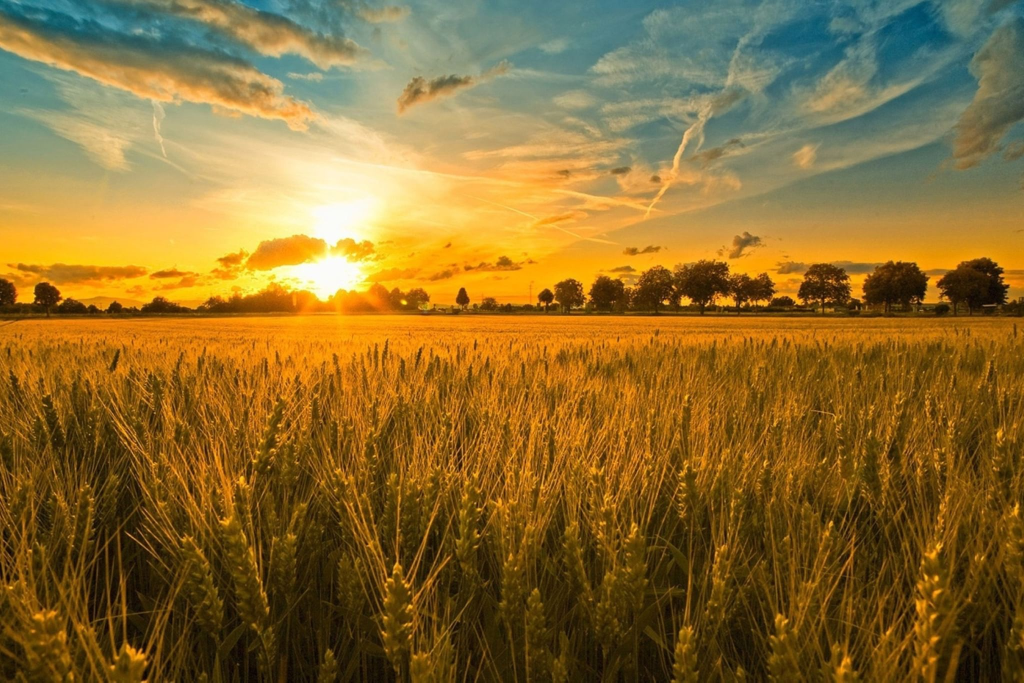
#> input picture Frontend/src/assets/images/wheatfield.jpg, 2048 x 1365 px (shown at 1/2 size)
$ python -i image_processing.py   (imports and definitions only)
#> lines starting #> are read from the running program, lines starting #| are printed output that depends on the picture
### API/models/NDVI_neural_network_model/unet.py
import torch
import torch.nn as nn
from tensorflow.keras.models import Model
from tensorflow.keras.layers import Input, Conv2D, MaxPooling2D, UpSampling2D, concatenate

#

def unet_model(input_size=(640, 640, 1)):
    inputs = Input(input_size)

    # Encoder
    conv1 = Conv2D(64, (3, 3), activation='relu', padding='same')(inputs)
    pool1 = MaxPooling2D((2, 2))(conv1)

    conv2 = Conv2D(128, (3, 3), activation='relu', padding='same')(pool1)
    pool2 = MaxPooling2D((2, 2))(conv2)

    # Bottleneck
    conv3 = Conv2D(256, (3, 3), activation='relu', padding='same')(pool2)

    # Decoder
    up1 = UpSampling2D((2, 2))(conv3)
    concat1 = concatenate([up1, conv2], axis=-1)
    conv4 = Conv2D(128, (3, 3), activation='relu', padding='same')(concat1)

    up2 = UpSampling2D((2, 2))(conv4)
    concat2 = concatenate([up2, conv1], axis=-1)
    conv5 = Conv2D(64, (3, 3), activation='relu', padding='same')(concat2)

    # Output
    outputs = Conv2D(1, (1, 1), activation='sigmoid')(conv5)

    return Model(inputs, outputs)

### API/utils/image_processing.py
import os
import cv2
import numpy as np
from models.NDVI_neural_network_model.unet import unet_model
from .get_NDVI import get_ndvi_on_image_cv2
import datetime
import sys
from pathlib import Path
import copy

current_script_dir = Path(__file__).parent.absolute()
sys.path.append(str(current_script_dir))

# [7 lines left out: function get_colored_filtered_image, not called in this run]

def resize_image(img, size=(28,28)):
#> called with size = (640, 640)
    h, w = img.shape[:2]
#> h = 1365; w = 2048
    c = img.shape[2] if len(img.shape)>2 else 1
#> c = 3
    if h == w:
        return cv2.resize(img, size, cv2.INTER_AREA)
    dif = h if h > w else w
#> dif = 2048
    interpolation = cv2.INTER_AREA if dif > (size[0]+size[1])//2 else cv2.INTER_CUBIC
#> interpolation = 3
    x_pos = (dif - w)//2
#> x_pos = 0
    y_pos = (dif - h)//2
#> y_pos = 341
    if len(img.shape) == 2:
        mask = np.zeros((dif, dif), dtype=img.dtype)
        mask[y_pos:y_pos+h, x_pos:x_pos+w] = img[:h, :w]
    else:
        mask = np.zeros((dif, dif, c), dtype=img.dtype)
        mask[y_pos:y_pos+h, x_pos:x_pos+w, :] = img[:h, :w, :]
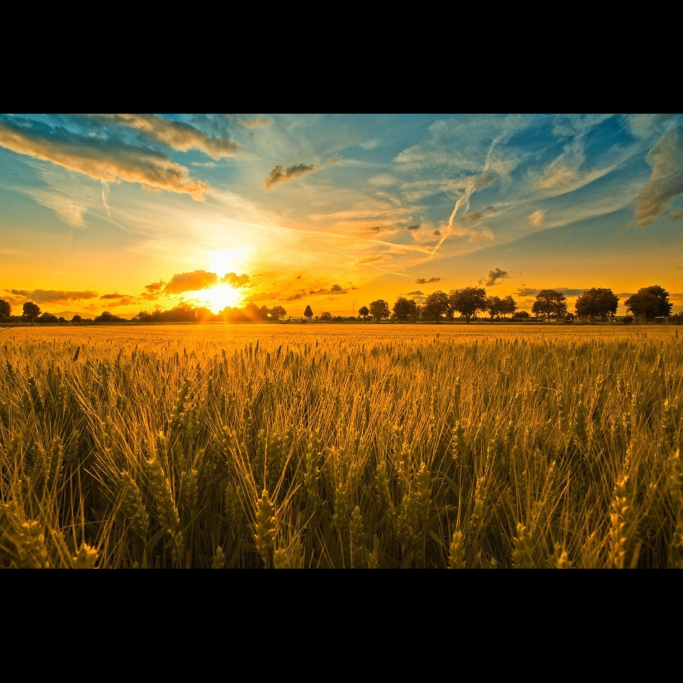
#> mask: shape (2048, 2048, 3) (shown at 1/3 size); mean R, G, B 92.2, 71.9, 32.1
    return cv2.resize(mask, size, interpolation)
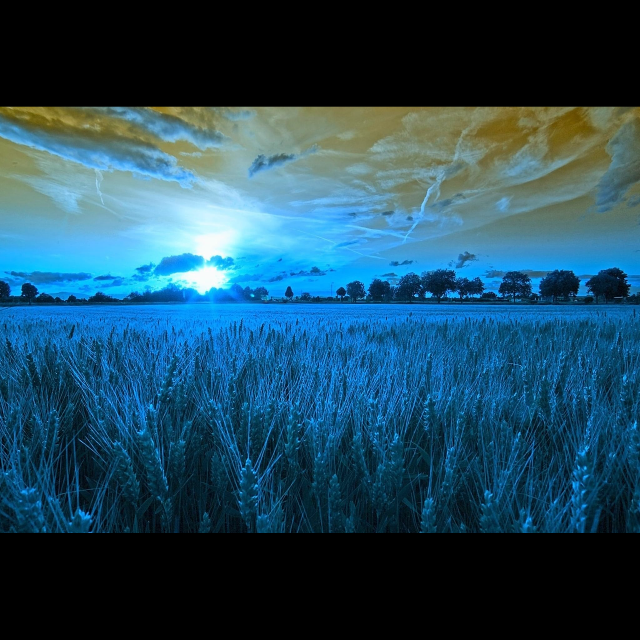
#> returned value: shape (640, 640, 3); mean of channels 0, 1, 2 92.1, 71.8, 32; drawn as B, G, R

# [4 lines left out: function apply_mask_and_orig_img, not called in this run]

#Нормализация изображения
def normalize_img(img):
    img_normalized = np.expand_dims(np.expand_dims(img / 255.0, axis=0), axis=-1)
    return img_normalized

#Получение предсказзанной маски по изображению
def predict_mask(img_normalized):
    model = unet_model()
    model_path = os.path.join(current_script_dir, '../models/NDVI_neural_network_model/best_model.h5')
    model.load_weights(model_path)
    mask = model.predict(img_normalized)[0]
    mask = (mask > 0.5).astype(np.uint8) * 255
    return mask

def predict_points(img):
    #Изменяем размер изображения
    img = resize_image(img, (640, 640))
    img_colored = copy.deepcopy(img);
    print(img_colored)
#> (printed output is left out)
    if img.shape[-1] == 4:
        img = cv2.cvtColor(img, cv2.COLOR_RGBA2RGB)
    img = cv2.cvtColor(img, cv2.COLOR_RGB2GRAY)
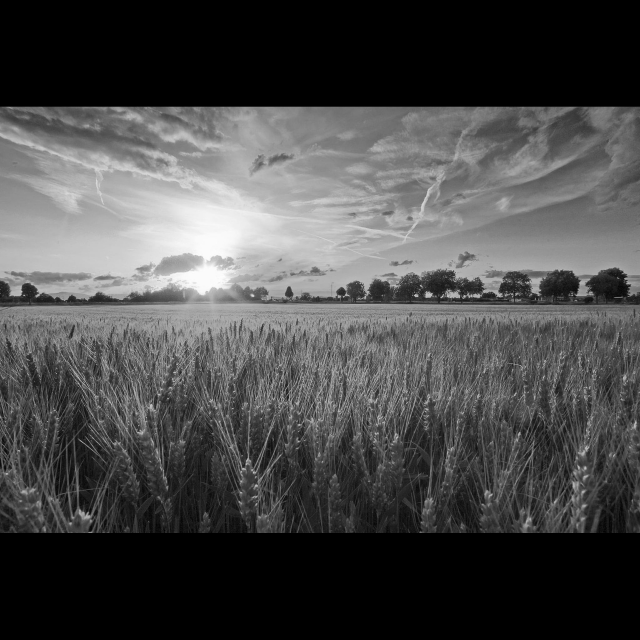
#> img: shape (640, 640); min 0, max 253, mean 73.3
    #Нормализуем изображение
    img_normalized = normalize_img(img)

    #Получаем маску
    mask = predict_mask(img_normalized)

    #Получаем итоговое изображение
    result = apply_mask_and_orig_img(mask, img, img_colored)

    return result

#Основная функция
# [88 lines left out: functions proccess_image, predict_points_as_path, process_image_old, not called in this run]

>>> import cv2
>>> picture = cv2.cvtColor(cv2.imread('../../Frontend/src/assets/images/wheatfield.jpg'), cv2.COLOR_BGR2RGB)
#> (the run stopped early here; a loop or call above may not have finished)
